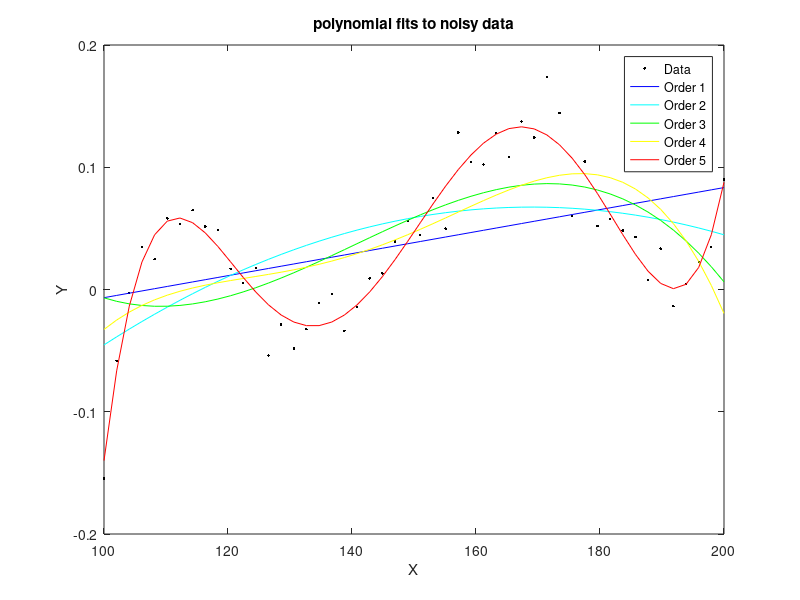

The MATLAB script that drew this image:
%Fit first, second, third, fourth, and fifth degree polynomials to randomData
%Use the centering and scaling version of polyfit (the one that returns
%three arguments, see help) and its counterpart in polyval (the one that accepts
%the centering and scaling parameters)

%randomData contains variables x and y
load randomData.mat

%plot the data
plot(x,y,'k.');
hold on

%fit the polynomial and plot it
%use the centering and scaling version of polyfit (the one that returns three arguments, see help)
%and its counterpart in polyval (the one that accepts the centering and scaling parameters)
Color={'b','c','g','y','r'};
for N=1:5;
[P,S,MU] = polyfit(x,y,N);
y_fit=polyval(P,(x-MU(1))/MU(2));
plot(x,y_fit,Color{N})
end

xlabel('X')
ylabel('Y')
title('polynomial fits to noisy data')
legend('Data','Order 1','Order 2','Order 3','Order 4','Order 5','Location','best')